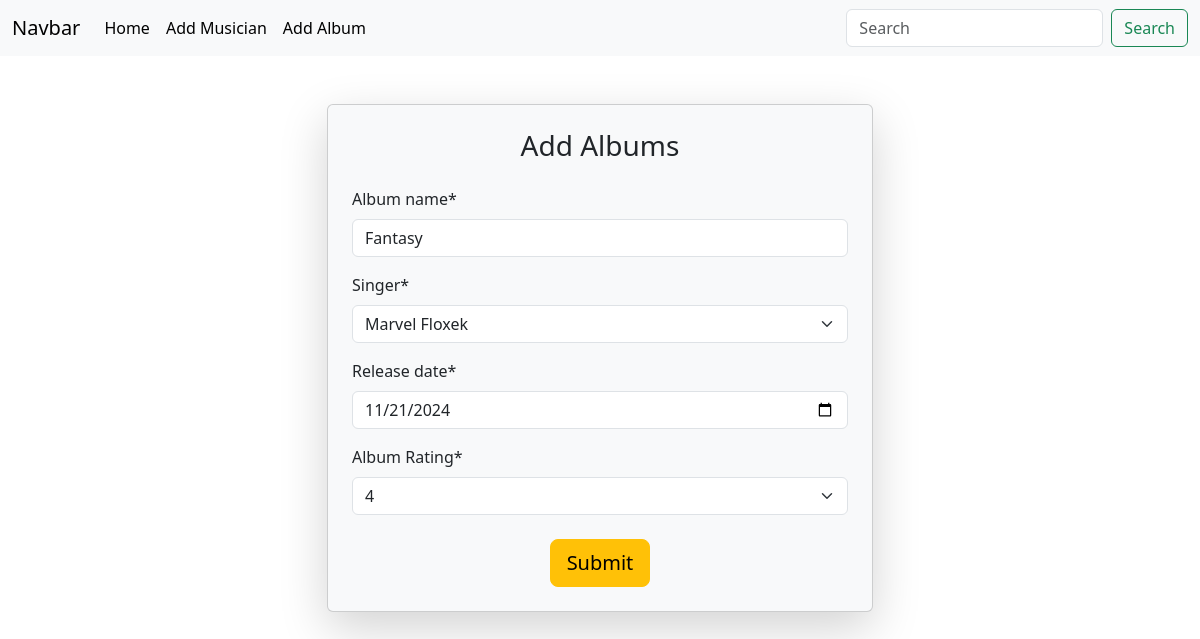
The app's page /albums/edit_album/9 with its own data.
### albums_app/models.py (models this page shows, shortened)
class Album(models.Model):
    album_name = models.CharField(max_length=20)
    singer = models.ForeignKey(Musician, on_delete=models.CASCADE, default =None)
    release_date = models.DateField()
    album_rating = models.CharField(max_length=20, default=None)

### albums_app/views.py (the view)
# urls.py: path('edit_album/<int:id>', views.edit_album, name= 'edit_album'),
def edit_album(request,id):
    album = models.Album.objects.get(pk=id)
    album_form = AlbumForm(instance=album)
    if request.method == 'POST':
        album_form = AlbumForm(request.POST, instance = album)
        if album_form.is_valid():
            album_form.save()
            return redirect('home')
    return render(request, 'album.html', {'form': album_form})

### albums_app/forms.py
class AlbumForm(forms.ModelForm):
    RATING_CHOICES = [
        ('1', '1'),
        ('2', '2'),
        ('3', '3'),
        ('4', '4'),
        ('5', '5'),
    ]
    album_rating = forms.ChoiceField(choices=RATING_CHOICES, label="Album Rating")
    class Meta:
        model = Album
        fields = '__all__'
        widgets = {'release_date': forms.DateInput(attrs={'type': 'date'})}

### musicians_app/models.py (called while the page is built)
    def __str__(self):
        return f'{self.first_name} {self.last_name}'

### albums_app/templates/album.html (shortened to what this page needs)
{% extends "base.html" %}
{% block content %}
{% load crispy_forms_tags %}
<div class="container mt-5">
    <div class="row justify-content-center">
      <div class="col-md-6">
        <div class="card shadow-lg bg-light p-4">
          <h3 class="card-title text-center mb-4">Add Albums</h3>
          <form method="post">
            {{ form|crispy }}
            <div class="text-center mt-4">
              <button type="submit" class="btn btn-warning btn-lg">Submit</button>
            </div>
          </form>
        </div>
      </div>
    </div>
  </div>
{% endblock %}

### records on screen
Album: album_name "Fantasy", singer "Marvel Floxek", release_date "11/21/2024", album_rating "4"
